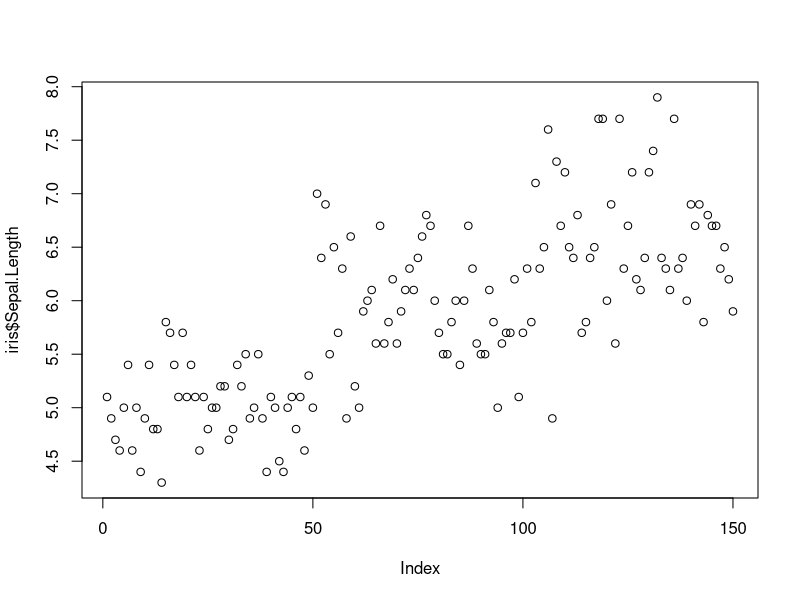
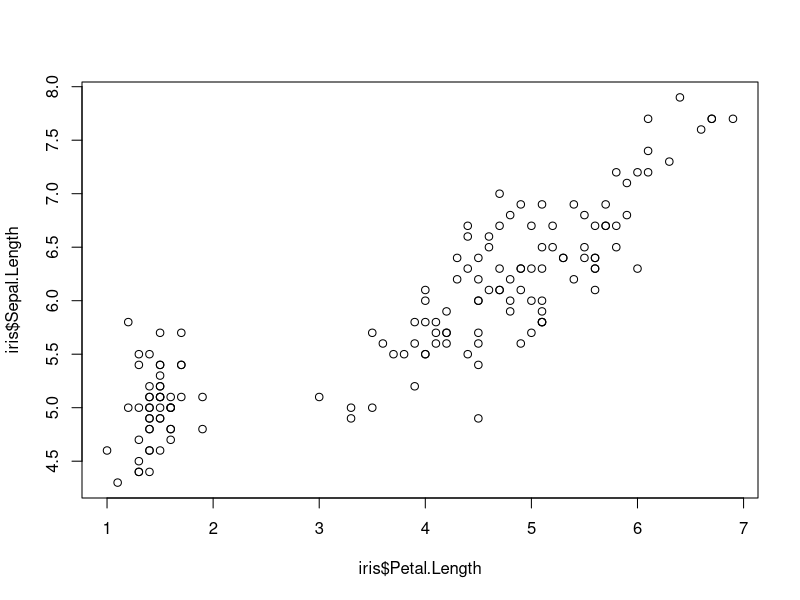
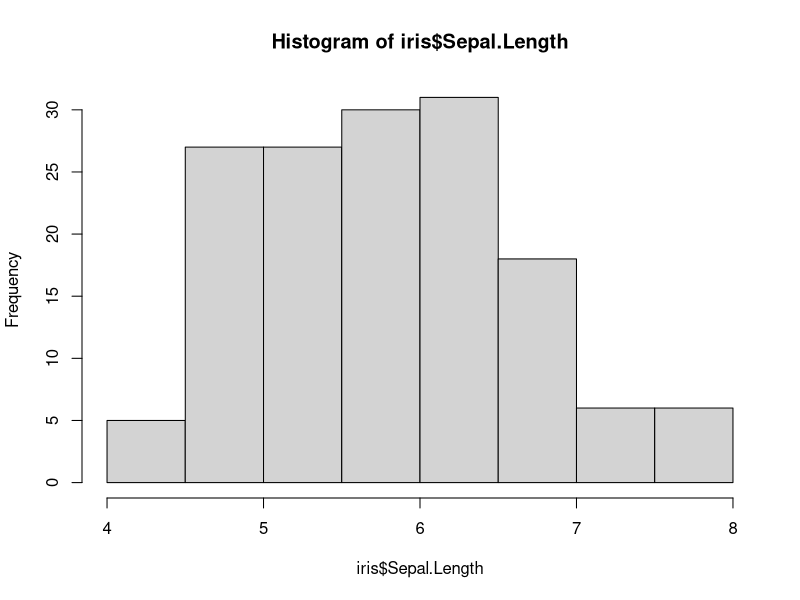
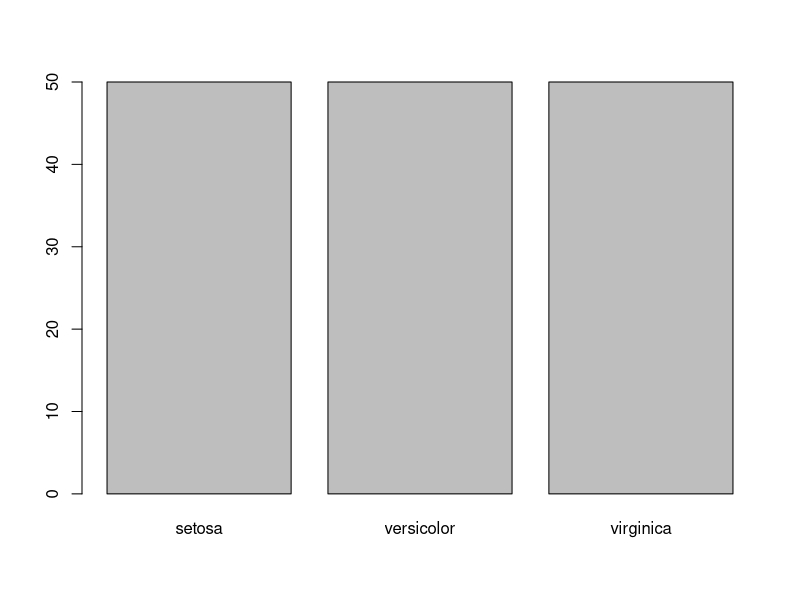
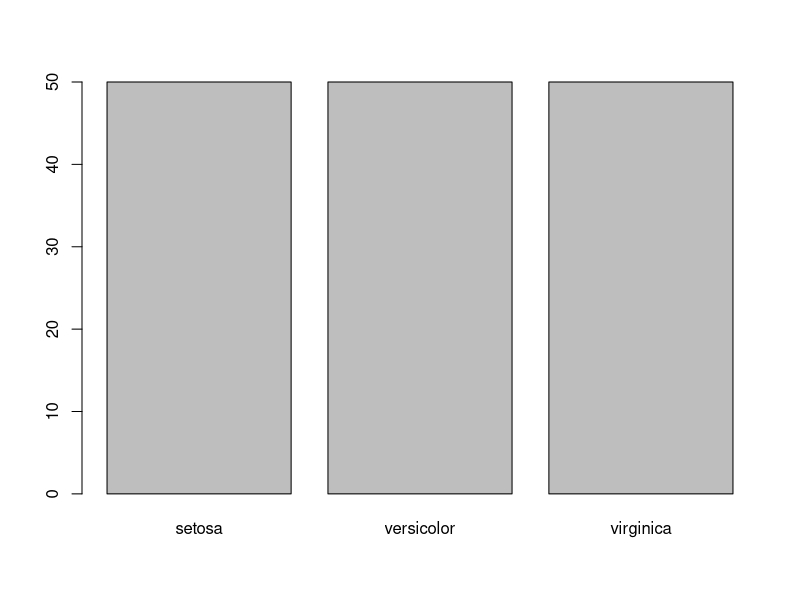
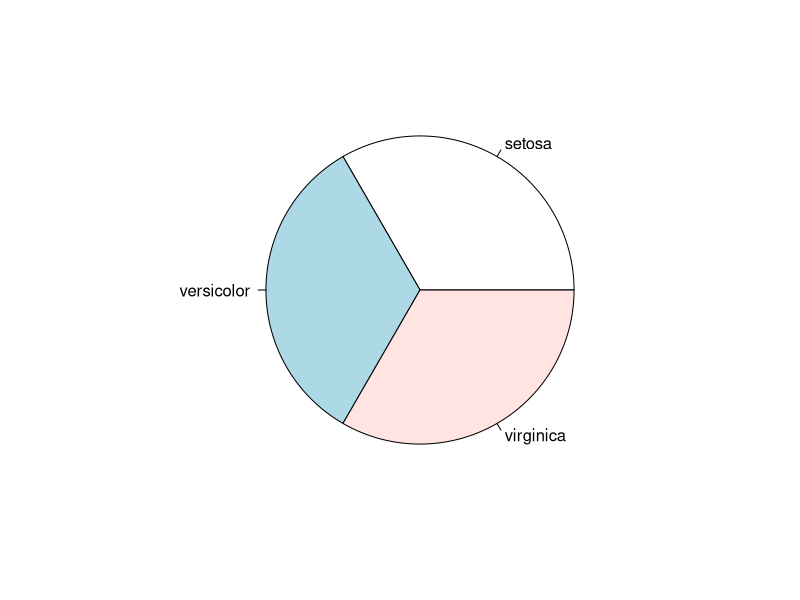
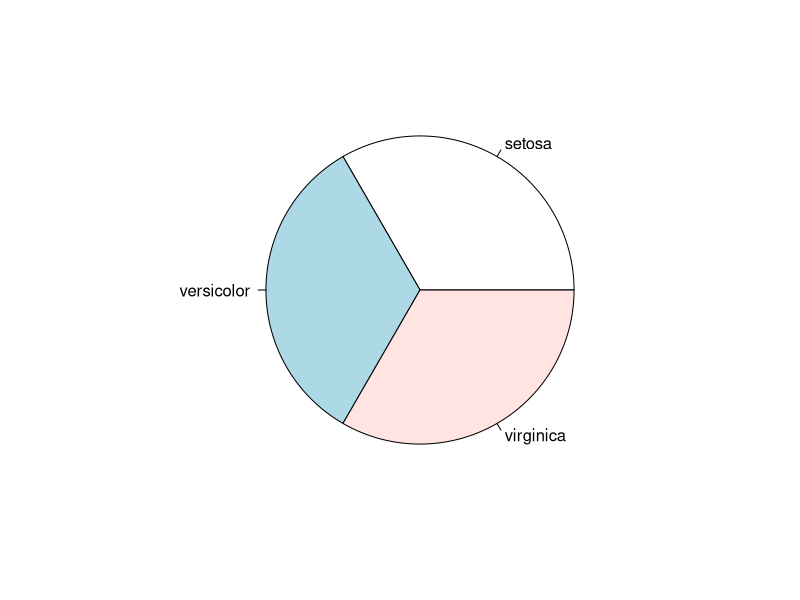
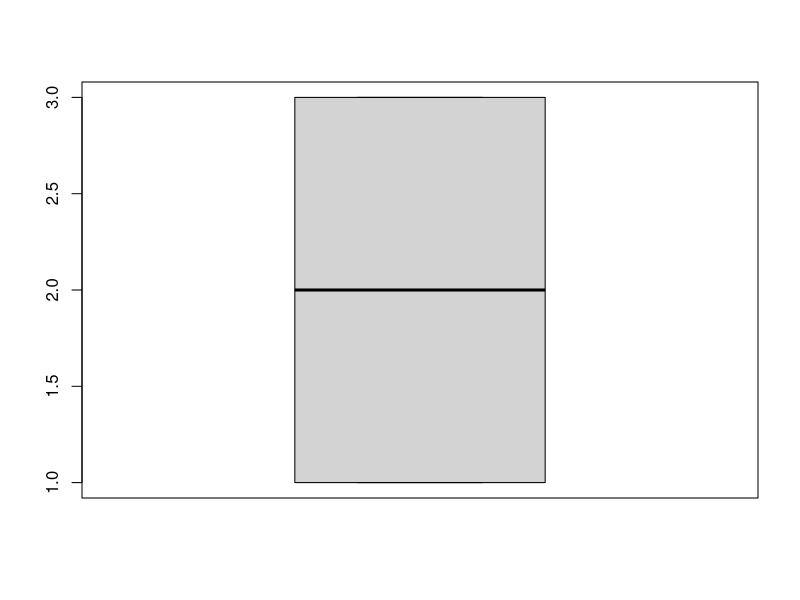

Write the R code that produced these figures, in order.
# Prepare!
#
data(iris)

# plot()
#
?plot

# Index plots
#
plot(iris$Sepal.Length)

# TODO: Draw an index plot. Use "Petal Width"!

# Scatter plot
#
plot(iris$Petal.Length, iris$Sepal.Length)

# TODO: Draw an scatter plot. Use "Petal Width" and "Sepal Width"!

# hist()
#
?hist
hist(iris$Sepal.Length)

# TODO: Draw a histogram. Use "Petal Width"!

# barplot() 
#
?barplot
table(iris$Species)
barplot( table(iris$Species) )

# Coding style!
species_freq <- table(iris$Species)
barplot( species_freq )

# Piecharts
#
pie( table(iris$Species) )

# Coding style!
species_freq <- table(iris$Species)
pie( species_freq )

# boxplot() 
#
boxplot(iris$Species)
boxplot(iris$Species, iris$Sepal.Length)


# Treasure box!
#########################################
#                                       #
# TODO: Keep your favourite R commands! #
#                                       #  
#########################################


# plot() 2.0
#
?plot
?class

# TODO: Play around with plot! Match the functions you used before with
# the "plot" version!
#

# class(iris)
plot(iris)
# Document!

# class(iris$Sepal.Length)
plot(iris$Sepal.Length)
# Document!

# class(iris$Petal) ; class(iris$Sepal.Length)
plot(iris$Petal.Length, iris$Sepal.Length)
# Document!

# class(iris$Species)
plot(iris$Species)
# Document!

# class(table(iris$Species))
plot(table(iris$Species))
# Document!

# Directionality matters
# plot(iris$Species, iris$Sepal.Length)
plot(iris$Sepal.Length, iris$Species)
# Document!

# TODO: uncomment class(), look at the classes of each object. 
# What does plot conditional on each class? Why?


# Treasure box!
#########################################
#                                       #
# TODO: Keep your favourite R commands! #
#                                       #  
#########################################


# Rising graphs
#

# Get a list of graphic parameter 
?par
par()

# Get a list of colors 
?colors
colors()

# Index plots
#
plot(iris$Sepal.Length)

# TODO: Vary the number!
plot(iris$Sepal.Length, pch=20)

# Colors!
# TODO: Vary the colors!

plot(iris$Sepal.Length, pch=20, col="steelblue")

# Headings
#
plot(iris$Sepal.Length, pch=20, col="steelblue", main="Test123")

# Labels
#
# xlab
plot(iris$Sepal.Length, pch=20, col="steelblue", main="Test123", 
     xlab="x_lab", ylab="ylab")
# ylab
plot(iris$Sepal.Length, pch=20, col="steelblue", main="Test123", 
     xlab="x_lab", ylab="ylab")

# TODO: Play around!
#
# type "p"
plot(iris$Sepal.Length, pch=20, col="steelblue", main="Test123", 
     xlab="x_lab", ylab="ylab", type="p")
# type "l"
plot(iris$Sepal.Length, pch=20, col="steelblue", main="Test123", 
     xlab="x_lab", ylab="ylab", type="l")
# type "b"
plot(iris$Sepal.Length, pch=20, col="steelblue", main="Test123", 
     xlab="x_lab", ylab="y_lab", type="b")


# Treasure box!
##########################################
#                                        #
# TODO: Keep your favourite R arguments! #
#                                        #  
##########################################


# TODO: Play around with all parameters to create an informative graph!
# Use ?iris to get alle necessary info on the variable "Sepal.Length"
hist(iris$Sepal.Width, breaks=30,
      main=NULL,
      xlim=c(1,7), ylim=c(0,40),
      xlab="Reappraisal", ylab="Häufigkeit",
      col="lightblue",
      right=FALSE)

# TODO: Create an informative barplot! Use "iris$Species" 
# Don't forget table()!

# TODO: Create an informative index plot! Use "iris$Sepa.Width"

#
# Low-level plots
#

# abline()
#
?abline
plot(iris$Petal.Length, iris$Sepal.Length)
abline(h=6, lwd=2)
abline(v=6, lty=2)
abline(a=0, b=3, lwd=3, col="red")

plot(iris$Petal.Length, iris$Sepal.Length)
text(5,5, labels = "text")

# text() 
#
?text
# Example: Advanced (3-Dimensions)
plot(iris$Petal.Length, iris$Sepal.Length, type="n")
abbrev_species <- abbreviate(iris$Species, minlength = 3)
text(iris$Petal.Length,iris$Sepal.Length, labels = abbrev_species)

plot(iris$Petal.Length, iris$Sepal.Length)
text(5,5, labels = "text")

# grid()
#
?grid
plot(iris$Petal.Length, iris$Sepal.Length, pch=21, col="yellow")
grid(3,3, col="red", lwd=2)

# box()
#
?box
plot(iris$Petal.Length, iris$Sepal.Length)
box(lty=2, lwd=5, col="yellow")
box(lwd=10, col="red", which="figure")

# Onion-style!
#
?lines
?points
plot(NULL, xlim=c(3,10), ylim=c(0,3))
# Layer!
points(iris$Sepal.Length, iris$Petal.Width)
# Layer!
lines(iris$Sepal.Length, iris$Petal.Width, lty=2, lwd=0.5)
# Layer!
abbrev_species <- abbreviate(iris$Species, minlength = 3)
abbrev_species <- abbreviate(iris$Species, minlength = 3)
# Layer!
text(iris$Sepal.Length + 0.1, iris$Petal.Width + 0.1, labels = abbrev_species)

# Important: Graphs grow! They increase in complexity. Mastering them means
# to add layer by layer -- until the desired result is reached
#

# Treasure box!
#########################################
#                                       #
# TODO: Keep your favourite R commands! #
#                                       #  
#########################################

# Save! 
#

# .png
# Note: Stores it in the current WD! See: getwd(9)
png("beatiful_graph", width=400, height=500)
plot(iris$Sepal.Length, pch=20)
# Photo finish!
dev.off()

# .jpeg
# Note: Stores it in the current WD! See: getwd(9)
jpeg("Boxplot_Untergruppen.jpg", width=400, height=500)
plot(iris$Sepal.Length, pch=20)
# Photo finish!
dev.off()

# General! 
# Note: Stores it in "~/Desktop/boxplot.png"
dev.print(device=png, filename="~/Desktop/boxplot.png", width=400, height=500)

# Treasure box!
#########################################
#                                       #
# TODO: Keep your favourite R commands! #
#                                       #  
#########################################

#
# Homework
#

###############################################################################
# TODO: Run the code again. Document all the functions to your understanding! #
# More is more in this case. When you start documenting, think of your future #
# self as a nincompoop, knowing nothing about R. Document the hell out of your#
# brain. Add links, comments, etc. That's what I do when programming new      #
# stuff. The strategy may seem to your present self as a waste of time. But   #
# trust me, it will save your future self a lot of time. I had to learn this  #
# the hard way!                                                               #
###############################################################################
#
# TODO: Load R's internal data set "cars"
#
# TODO: Load R's internal data set "cars"
#
# TODO: Familiarize yourself with the data set!
#
# TODO: Create a boxplot, a scatter plot, and index plots from the data!
#
# TODO: Use the appropriate arguments to make the graph informative
#
# TODO: Save the graph as .png
#
# TODO: Send the graph to your neighbour!
#
# TODO: Use data() and select a data set of choice!
# Note: Use a different one than your fellow!
#
# TODO: Repeat the previous exercise!
#
# TODO: Send your buddy the code & the graph via mail! 
#
# TODO: Stick the whole data set in pairs() or use plot(), what is the result?

